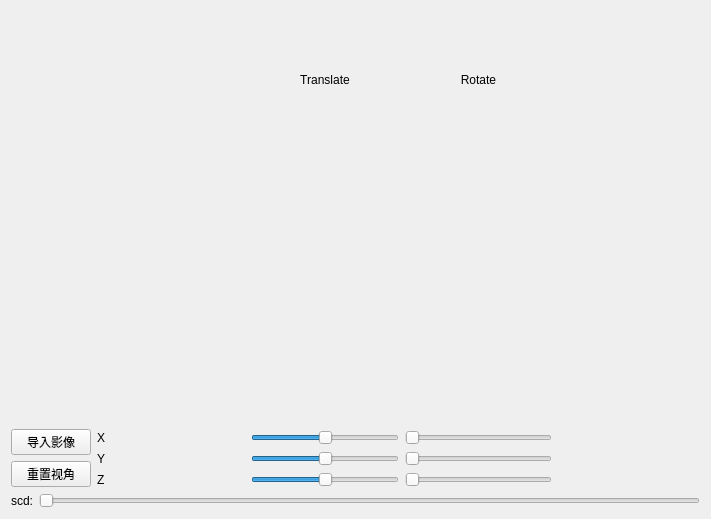
<?xml version="1.0" encoding="UTF-8"?>
<ui version="4.0">
 <class>Widget</class>
 <widget class="QWidget" name="Widget">
  <property name="geometry">
   <rect>
    <x>0</x>
    <y>0</y>
    <width>711</width>
    <height>519</height>
   </rect>
  </property>
  <property name="windowTitle">
   <string>Widget</string>
  </property>
  <layout class="QVBoxLayout" name="verticalLayout">
   <item>
    <widget class="QSplitter" name="splitter">
     <property name="orientation">
      <enum>Qt::Vertical</enum>
     </property>
     <widget class="QWidget" name="widget_menu" native="true">
      <layout class="QHBoxLayout" name="horizontalLayout_2">
       <item>
        <layout class="QVBoxLayout" name="verticalLayout_2">
         <item>
          <spacer name="verticalSpacer">
           <property name="orientation">
            <enum>Qt::Vertical</enum>
           </property>
           <property name="sizeHint" stdset="0">
            <size>
             <width>20</width>
             <height>40</height>
            </size>
           </property>
          </spacer>
         </item>
         <item>
          <widget class="QPushButton" name="pushButton_importImage">
           <property name="text">
            <string>导入影像</string>
           </property>
          </widget>
         </item>
         <item>
          <widget class="QPushButton" name="pushButton_resetView">
           <property name="text">
            <string>重置视角</string>
           </property>
          </widget>
         </item>
        </layout>
       </item>
       <item>
        <layout class="QGridLayout" name="gridLayout" rowstretch="1,2,1,1,1" columnstretch="1,1,1,1">
         <item row="0" column="2">
          <widget class="QLabel" name="label_2">
           <property name="text">
            <string>Rotate</string>
           </property>
           <property name="alignment">
            <set>Qt::AlignCenter</set>
           </property>
          </widget>
         </item>
         <item row="3" column="0">
          <widget class="QLabel" name="label_4">
           <property name="text">
            <string>Y</string>
           </property>
          </widget>
         </item>
         <item row="2" column="1">
          <widget class="QSlider" name="horizontalSlider_translate_x">
           <property name="minimum">
            <number>-2000</number>
           </property>
           <property name="maximum">
            <number>2000</number>
           </property>
           <property name="singleStep">
            <number>100</number>
           </property>
           <property name="pageStep">
            <number>100</number>
           </property>
           <property name="orientation">
            <enum>Qt::Horizontal</enum>
           </property>
          </widget>
         </item>
         <item row="4" column="0">
          <widget class="QLabel" name="label_5">
           <property name="text">
            <string>Z</string>
           </property>
          </widget>
         </item>
         <item row="3" column="1">
          <widget class="QSlider" name="horizontalSlider_translate_y">
           <property name="minimum">
            <number>-2000</number>
           </property>
           <property name="maximum">
            <number>2000</number>
           </property>
           <property name="singleStep">
            <number>100</number>
           </property>
           <property name="pageStep">
            <number>100</number>
           </property>
           <property name="orientation">
            <enum>Qt::Horizontal</enum>
           </property>
          </widget>
         </item>
         <item row="4" column="1">
          <widget class="QSlider" name="horizontalSlider_translate_z">
           <property name="minimum">
            <number>-2000</number>
           </property>
           <property name="maximum">
            <number>2000</number>
           </property>
           <property name="singleStep">
            <number>100</number>
           </property>
           <property name="pageStep">
            <number>100</number>
           </property>
           <property name="orientation">
            <enum>Qt::Horizontal</enum>
           </property>
          </widget>
         </item>
         <item row="2" column="0">
          <widget class="QLabel" name="label_3">
           <property name="text">
            <string>X</string>
           </property>
          </widget>
         </item>
         <item row="0" column="1">
          <widget class="QLabel" name="label">
           <property name="text">
            <string>Translate</string>
           </property>
           <property name="alignment">
            <set>Qt::AlignCenter</set>
           </property>
          </widget>
         </item>
         <item row="2" column="2">
          <widget class="QSlider" name="horizontalSlider_rotate_x">
           <property name="maximum">
            <number>360</number>
           </property>
           <property name="orientation">
            <enum>Qt::Horizontal</enum>
           </property>
          </widget>
         </item>
         <item row="3" column="2">
          <widget class="QSlider" name="horizontalSlider_rotate_y">
           <property name="maximum">
            <number>360</number>
           </property>
           <property name="orientation">
            <enum>Qt::Horizontal</enum>
           </property>
          </widget>
         </item>
         <item row="4" column="2">
          <widget class="QSlider" name="horizontalSlider_rotate_z">
           <property name="maximum">
            <number>360</number>
           </property>
           <property name="orientation">
            <enum>Qt::Horizontal</enum>
           </property>
          </widget>
         </item>
        </layout>
       </item>
      </layout>
     </widget>
    </widget>
   </item>
   <item>
    <layout class="QHBoxLayout" name="horizontalLayout">
     <item>
      <widget class="QLabel" name="label_6">
       <property name="text">
        <string>scd:</string>
       </property>
      </widget>
     </item>
     <item>
      <widget class="QSlider" name="horizontalSlider_scd">
       <property name="minimum">
        <number>100</number>
       </property>
       <property name="maximum">
        <number>2000</number>
       </property>
       <property name="singleStep">
        <number>100</number>
       </property>
       <property name="pageStep">
        <number>100</number>
       </property>
       <property name="value">
        <number>100</number>
       </property>
       <property name="orientation">
        <enum>Qt::Horizontal</enum>
       </property>
      </widget>
     </item>
    </layout>
   </item>
  </layout>
 </widget>
 <resources/>
 <connections/>
</ui>
